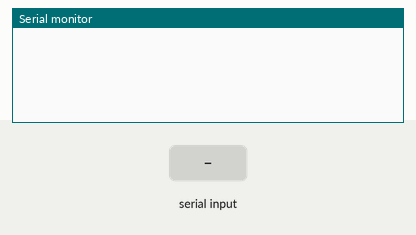
The sketch below on a simulated Arduino Uno, built with avr-gcc and run on an emulated ATmega328P. On the bench: the last lines printed to the serial monitor. Inputs (shaded band) come from the test bench.

Above: at 2.8 s.
2.9 s: "90,45\n" received over the second serial link
At 3.9 s:
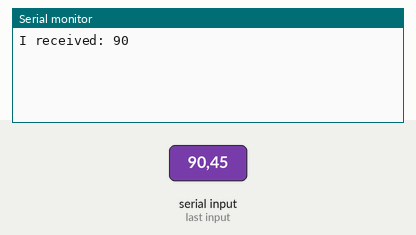
6.4 s: "1\n" received over the second serial link
At 9.4 s:
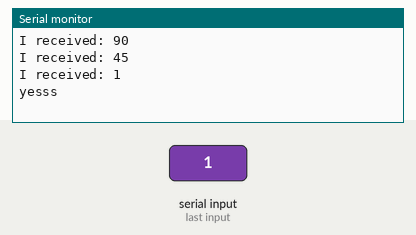

The sketch:

arduino.ino
```cpp
#include <SoftwareSerial.h>

#define MESSAGE_LENGTH 20

static char message[MESSAGE_LENGTH];

SoftwareSerial commSerial(3, 2); // RX, TX

void setup() {
  Serial.begin(9600);
  commSerial.begin(115200);
  pinMode(3, INPUT);
  pinMode(2, OUTPUT);
  while(!Serial){}
}

void loop() {
  if (commSerial.available() > 0) {
    int myFloat = int(commSerial.parseFloat(SKIP_ALL, '\n'));

    // prints the received float number
    Serial.print("I received: ");
    Serial.println(int(myFloat));
    if (int(myFloat == 1)) {
      Serial.println("yesss");
    }
  }
//  while (commSerial.available() > 0) {
//    static unsigned int message_pos = 0;
//
//    char inByte = commSerial.read();
//
//    if (inByte != '\n' && (message_pos < MESSAGE_LENGTH - 1) ) {
//      message[message_pos] = inByte;
//      message_pos++;
//    } else {
//      message[message_pos] = '\0';
//      Serial.print("Message received: ");
//      Serial.println(message);
//      if (message == "1") {
//        Serial.println("yesss");
//      }
//      message_pos = 0;
//    }
//    delay(10);
//  }
////  commSerial.println("To ESP");
  delay(1000);
}
```

Measured:
- after the input at 2.9 s, the serial monitor: prints a new line after 0.10 s (image 1)
- after the input at 6.4 s, the serial monitor: prints a new line after 1.6 s (image 2)
